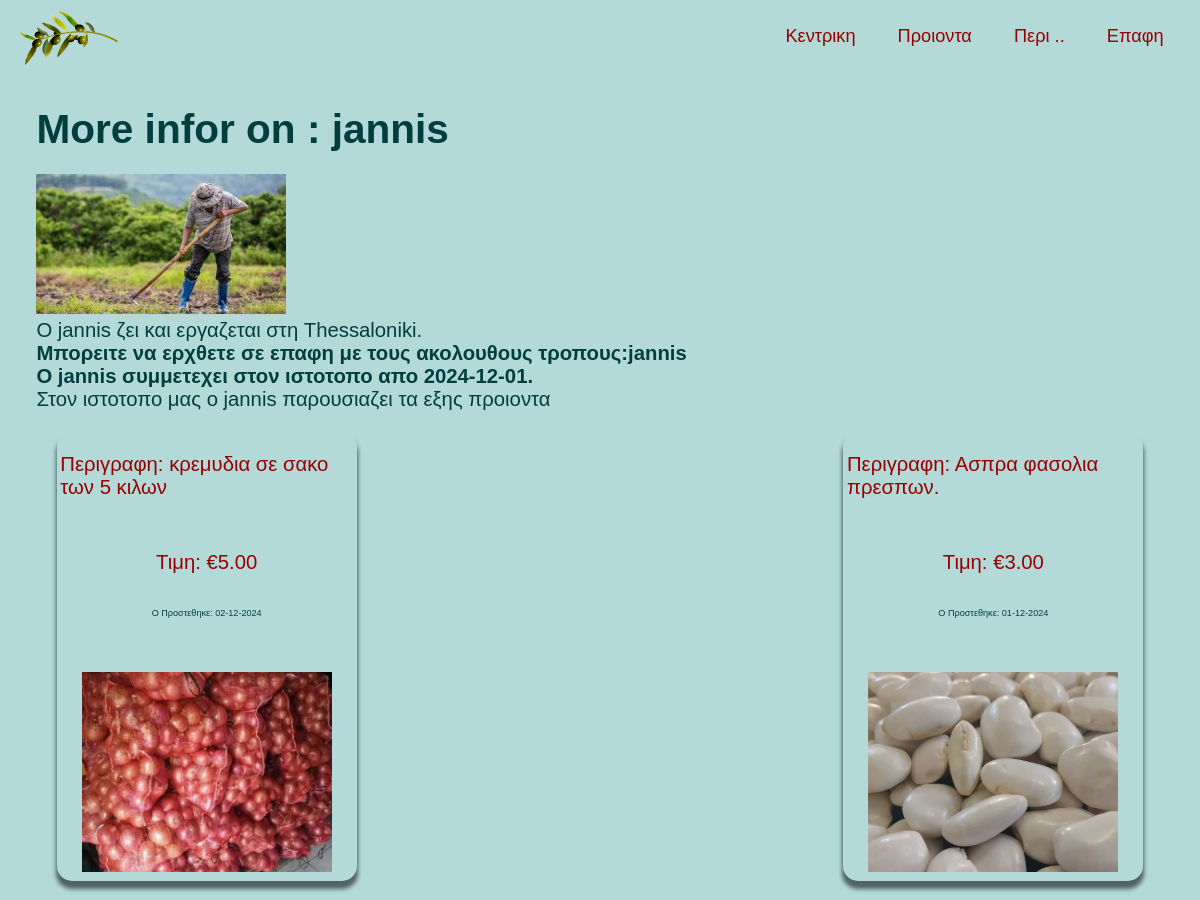
Page /products/3/ on the committed database.
### products/models.py (models this page shows, shortened)
class Producer(models.Model):
    name = models.CharField(max_length=200)
    region = models.CharField(max_length=200)
    contact = models.CharField(max_length=255)
    image = models.ImageField(upload_to='producers/', default='producers/farmer2.jpeg')
    registered = models.DateTimeField(auto_now_add=True)
    class Meta:
        verbose_name_plural = "Producers"
        ordering = ['-registered']

class Product(models.Model):
    p_name = models.CharField(max_length=255)
    p_desc = models.TextField()
    price = models.DecimalField(max_digits=8, decimal_places=2, default=0.00)
    p_img = models.ImageField(upload_to='images/products/', default='/images/olive-oil.jpg')
    producer = models.ForeignKey(Producer, on_delete=models.CASCADE)
    published = models.DateTimeField(auto_now_add=True)
    class Meta:
        verbose_name_plural = "Products"
        ordering = ['-published']

### products/views.py (the view)
# urls.py: path('<int:id>/', views.producer_detail, name='producer_detail'),
def producer_detail(request, id):
    product_count = Product.objects.filter(producer=id).count()
    products = Product.objects.filter(producer=id)
    producer = Producer.objects.get(id=id)
    title = 'Πληροφοριες'
    ctx = {
        'title': title,
        'producer': producer,
        'product_count': product_count,
        'products': products,
    }
    return render(request, 'products/producer_detail.html', ctx)

### products/templates/products/producer_detail.html (shortened to what this page needs)
{% extends "portal/base.html" %}
{% load static %}
{% block content %}
<div class="page__container">
    <h1>More infor on : {{ producer.name }}</h1>
        <p class="item_image">
        <img src=" {% get_media_prefix %}{{ producer.image }}" alt="{{ producer.name }}">
        </p>
        <p>
        Ο {{ producer.name }} ζει και εργαζεται στη {{ producer.region }}.
    </p>
    <h4>
        Μπορειτε να ερχθετε σε επαφη  με τους ακολουθους τροπους:{{ producer.contact }}
    </h4>
    <h4>
        Ο {{ producer.name }} συμμετεχει στον ιστοτοπο απο {{ producer.registered|date:'Y-m-d' }}.
    </h4>
    <p>
        Στον ιστοτοπο μας ο {{ producer.name}}  παρουσιαζει
        {% if product_count < 2 %}
        το εξης προιον
        {% else %}
        τα εξης προιοντα
        {% endif %}
        <br>
        <div class="cards">
            {% for product in products %}
                <div class="card">
                    <p class="card_info">Περιγραφη: {{ product.p_desc }}</p>
                    <p class="card_info">Τιμη: €{{ product.price }}</p>
                    <p class="card_info_date">Ο Προστεθηκε: {{ product.published|date:'d-m-Y' }}</p>
                    <p class="item_image">
                        <img src=" {% get_media_prefix %}{{ product.p_img }}" alt="{{ product.name }}">
                    </p>
                </div>
            {% endfor %}
        </div>
    </p>
</div>
{% endblock content %}

### static/css/custom.css (style rules this page uses)
:root { --sec-bg-pale: #CFECEC; --bg-light-teal: #B3D9D9; --sec-bg-teal-green: #00827F; --teal-blue: #007C80; --medium-teal:#045F5F; --sec-text-dark-teal: #045D5D; --text-deep-teal: #033E3E; --gunmetal: #2C3539; --btn-text-color: #F5F5F5; --olive: #808000; --crimson-red: #990000; --sandstone: #786D5F; }
* { box-sizing: border-box; padding: 0; margin: 0; scroll-behavior: smooth; text-decoration: none; }
html, body { color: var(--text-deep-teal); font-size: var(--main-fsize); font-family: 'Crimson Text', sans-serif; font-size: 1rem; font-size: clamp(1rem, 0.95rem + 0.25vw, 1.25rem); font-weight: 400; font-style: normal; background-color: var(--bg-light-teal); }
.page__container { padding: 2rem; }
.cards { display: flex; align-items: center; justify-content: space-between; flex-wrap: wrap; }
.card { border-radius: 15px; width: 300px; height: 450px; display: flex; flex-direction: column; justify-content: space-between; align-items: center; margin: 1em; padding: 0.2rem; box-shadow: 0px 7px 4px 1px rgba(0,0,0,0.55); }
.card_info { margin-top: 1rem; color:#990000; }
.card_info_date { font-size: 0.5rem; }
.item_image { width: 250px; margin-top: 1em; }
.item_image img { object-fit: cover; max-height: 200px; width: 250px; }

### rows in the picture
Producer: name "jannis", image (picture), region "Thessaloniki", contact "jannis", registered "2024-12-01"
Product: p_desc "κρεμυδια σε σακο των 5 κιλων", price "5.00", published "02-12-2024", p_img (picture)
Product: p_desc "Ασπρα φασολια πρεσπων.", price "3.00", published "01-12-2024", p_img (picture)
